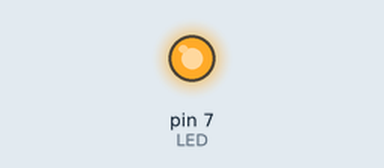
A program run on a simulated Raspberry Pi (header pin numbers). Shown: output pins drawn as LEDs (lit = HIGH).

Above: at 0.05 s.
At 2.55 s:
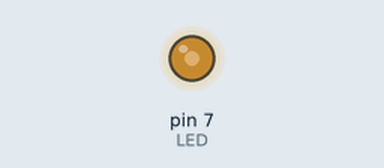
At 5.05 s:
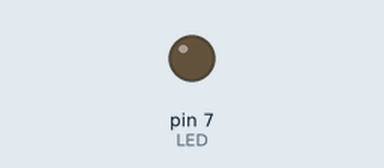
At 9.15 s:
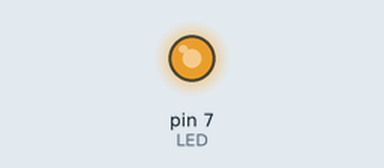
Timing chart, 0 to 13.1 s (numbered marks = the images above):
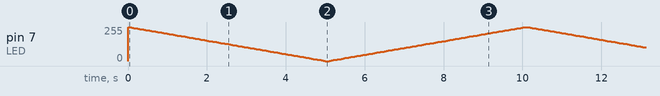

The program:

LED_PWM_brightness.py
```python
import RPi.GPIO as GPIO
import time

GPIO.setmode(GPIO.BOARD)
GPIO.setup(7, GPIO.OUT)

LED = GPIO.PWM(7,100)

LED.start(0)

pause_time = 0.05

try:
    while True:
        for i in range(0,101):

            LED.ChangeDutyCycle(100-i)
            time.sleep(pause_time)

        for i in range(100,-1,-1):

            LED.ChangeDutyCycle(100-i)
            time.sleep(pause_time)

except KeyboardInterrupt:
       LED.stop()
```
